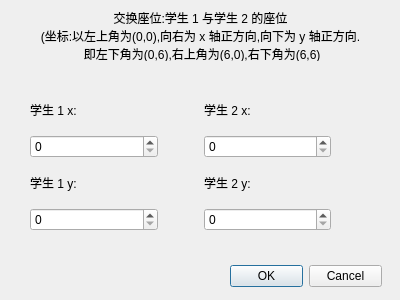
<?xml version="1.0" encoding="UTF-8"?>
<ui version="4.0">
 <class>SwapDialog</class>
 <widget class="QDialog" name="SwapDialog">
  <property name="geometry">
   <rect>
    <x>0</x>
    <y>0</y>
    <width>400</width>
    <height>300</height>
   </rect>
  </property>
  <property name="windowTitle">
   <string>换座位</string>
  </property>
  <widget class="QDialogButtonBox" name="buttonBox">
   <property name="geometry">
    <rect>
     <x>230</x>
     <y>260</y>
     <width>152</width>
     <height>32</height>
    </rect>
   </property>
   <property name="standardButtons">
    <set>QDialogButtonBox::StandardButton::Cancel|QDialogButtonBox::StandardButton::Ok</set>
   </property>
  </widget>
  <widget class="QLabel" name="label">
   <property name="geometry">
    <rect>
     <x>10</x>
     <y>10</y>
     <width>381</width>
     <height>51</height>
    </rect>
   </property>
   <property name="text">
    <string>交换座位:学生 1 与学生 2 的座位
(坐标:以左上角为(0,0),向右为 x 轴正方向,向下为 y 轴正方向.
 即左下角为(0,6),右上角为(6,0),右下角为(6,6)</string>
   </property>
   <property name="alignment">
    <set>Qt::AlignmentFlag::AlignCenter</set>
   </property>
  </widget>
  <widget class="QWidget" name="gridLayoutWidget">
   <property name="geometry">
    <rect>
     <x>30</x>
     <y>90</y>
     <width>341</width>
     <height>141</height>
    </rect>
   </property>
   <layout class="QGridLayout" name="gridLayout">
    <item row="0" column="3">
     <spacer name="horizontalSpacer_2">
      <property name="orientation">
       <enum>Qt::Orientation::Horizontal</enum>
      </property>
      <property name="sizeType">
       <enum>QSizePolicy::Policy::Maximum</enum>
      </property>
      <property name="sizeHint" stdset="0">
       <size>
        <width>40</width>
        <height>20</height>
       </size>
      </property>
     </spacer>
    </item>
    <item row="0" column="1">
     <spacer name="horizontalSpacer">
      <property name="orientation">
       <enum>Qt::Orientation::Horizontal</enum>
      </property>
      <property name="sizeType">
       <enum>QSizePolicy::Policy::Maximum</enum>
      </property>
      <property name="sizeHint" stdset="0">
       <size>
        <width>40</width>
        <height>20</height>
       </size>
      </property>
     </spacer>
    </item>
    <item row="2" column="1">
     <spacer name="horizontalSpacer_4">
      <property name="orientation">
       <enum>Qt::Orientation::Horizontal</enum>
      </property>
      <property name="sizeType">
       <enum>QSizePolicy::Policy::Maximum</enum>
      </property>
      <property name="sizeHint" stdset="0">
       <size>
        <width>40</width>
        <height>20</height>
       </size>
      </property>
     </spacer>
    </item>
    <item row="2" column="3">
     <spacer name="horizontalSpacer_3">
      <property name="orientation">
       <enum>Qt::Orientation::Horizontal</enum>
      </property>
      <property name="sizeType">
       <enum>QSizePolicy::Policy::Maximum</enum>
      </property>
      <property name="sizeHint" stdset="0">
       <size>
        <width>40</width>
        <height>20</height>
       </size>
      </property>
     </spacer>
    </item>
    <item row="0" column="0">
     <widget class="QLabel" name="stu1XLabel">
      <property name="text">
       <string>学生 1 x:</string>
      </property>
     </widget>
    </item>
    <item row="1" column="0">
     <widget class="QSpinBox" name="stu1XSpinBox">
      <property name="maximum">
       <number>5</number>
      </property>
     </widget>
    </item>
    <item row="2" column="0">
     <widget class="QLabel" name="stu1YLabel">
      <property name="text">
       <string>学生 1 y:</string>
      </property>
     </widget>
    </item>
    <item row="0" column="2">
     <widget class="QLabel" name="stu2XLabel">
      <property name="text">
       <string>学生 2 x:</string>
      </property>
     </widget>
    </item>
    <item row="2" column="2">
     <widget class="QLabel" name="stu2YLabel">
      <property name="text">
       <string>学生 2 y:</string>
      </property>
     </widget>
    </item>
    <item row="3" column="0">
     <widget class="QSpinBox" name="stu1YSpinBox">
      <property name="maximum">
       <number>5</number>
      </property>
     </widget>
    </item>
    <item row="1" column="2">
     <widget class="QSpinBox" name="stu2XSpinBox">
      <property name="maximum">
       <number>5</number>
      </property>
     </widget>
    </item>
    <item row="3" column="2">
     <widget class="QSpinBox" name="stu2YSpinBox">
      <property name="maximum">
       <number>5</number>
      </property>
     </widget>
    </item>
   </layout>
  </widget>
 </widget>
 <resources/>
 <connections/>
</ui>
